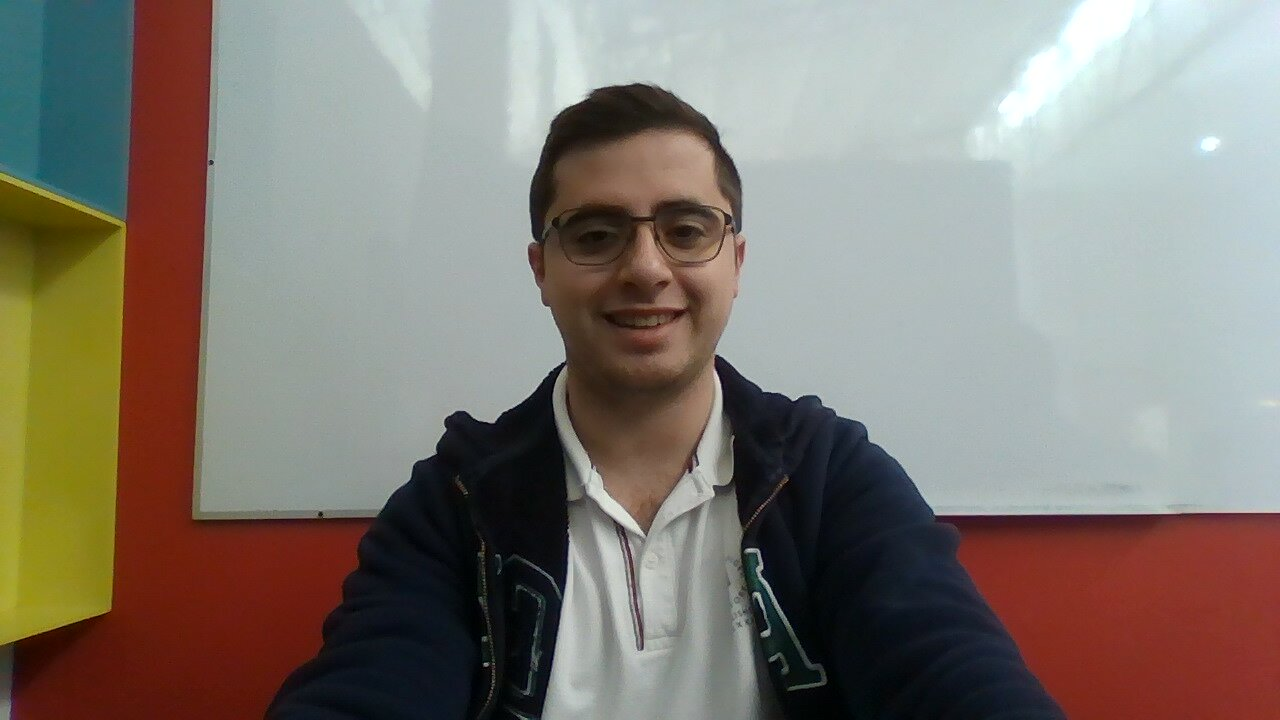
#> input picture JP.jpg, 1280 x 720 px
$ python img_t_gcode2.py --input ../JP.jpg --output out.png
#> lines starting #> are read from the running program, lines starting #| are printed output that depends on the picture
#> in main, image is the input picture: shape (720, 1280, 3); mean R, G, B 130.6, 124.1, 115.9
import numpy as np
from scipy import ndimage
import imageio
from PIL import Image, ImageFilter
import argparse
#import imageio.v2 as imageio

# Definición de constantes directamente en el código
circumferences = [
    # r=0
    [(0,0)],
    # r=1
    [(1,0),(0,1),(-1,0),(0,-1)],
    # r=2
    [(2,0),(2,1),(1,2),(0,2),(-1,2),(-2,1),(-2,0),(-2,-1),(-1,-2),(0,-2),(1,-2),(2,-1)],
    # r=3
    [(3,0),(3,1),(2,2),(1,3),(0,3),(-1,3),(-2,2),(-3,1),(-3,0),(-3,-1),(-2,-2),(-1,-3),(0,-3),(1,-3),(2,-2),(3,-1)],
    # r=4
    [(4,0),(4,1),(4,2),(3,3),(2,4),(1,4),(0,4),(-1,4),(-2,4),(-3,3),(-4,2),(-4,1),(-4,0),(-4,-1),(-4,-2),(-3,-3),(-2,-4),(-1,-4),(0,-4),(1,-4),(2,-4),(3,-3),(4,-2),(4,-1)],
    # r=5
    [(5,0),(5,1),(5,2),(4,3),(3,4),(2,5),(1,5),(0,5),(-1,5),(-2,5),(-3,4),(-4,3),(-5,2),(-5,1),(-5,0),(-5,-1),(-5,-2),(-4,-3),(-3,-4),(-2,-5),(-1,-5),(0,-5),(1,-5),(2,-5),(3,-4),(4,-3),(5,-2),(5,-1)],
    # r=6
    [(6,0),(6,1),(6,2),(5,3),(5,4),(4,5),(3,5),(2,6),(1,6),(0,6),(-1,6),(-2,6),(-3,5),(-4,5),(-5,4),(-5,3),(-6,2),(-6,1),(-6,0),(-6,-1),(-6,-2),(-5,-3),(-5,-4),(-4,-5),(-3,-5),(-2,-6),(-1,-6),(0,-6),(1,-6),(2,-6),(3,-5),(4,-5),(5,-4),(5,-3),(6,-2),(6,-1)],
    # r=7
    [(7,0),(7,1),(7,2),(6,3),(6,4),(5,5),(4,6),(3,6),(2,7),(1,7),(0,7),(-1,7),(-2,7),(-3,6),(-4,6),(-5,5),(-6,4),(-6,3),(-7,2),(-7,1),(-7,0),(-7,-1),(-7,-2),(-6,-3),(-6,-4),(-5,-5),(-4,-6),(-3,-6),(-2,-7),(-1,-7),(0,-7),(1,-7),(2,-7),(3,-6),(4,-6),(5,-5),(6,-4),(6,-3),(7,-2),(7,-1)],
    # r=8
    [(8,0),(8,1),(8,2),(7,3),(7,4),(6,5),(5,6),(4,7),(3,7),(2,8),(1,8),(0,8),(-1,8),(-2,8),(-3,7),(-4,7),(-5,6),(-6,5),(-7,4),(-7,3),(-8,2),(-8,1),(-8,0),(-8,-1),(-8,-2),(-7,-3),(-7,-4),(-6,-5),(-5,-6),(-4,-7),(-3,-7),(-2,-8),(-1,-8),(0,-8),(1,-8),(2,-8),(3,-7),(4,-7),(5,-6),(6,-5),(7,-4),(7,-3),(8,-2),(8,-1)],
    # r=9
    [(9,0),(9,1),(9,2),(9,3),(8,4),(8,5),(7,6),(6,7),(5,8),(4,8),(3,9),(2,9),(1,9),(0,9),(-1,9),(-2,9),(-3,9),(-4,8),(-5,8),(-6,7),(-7,6),(-8,5),(-8,4),(-9,3),(-9,2),(-9,1),(-9,0),(-9,-1),(-9,-2),(-9,-3),(-8,-4),(-8,-5),(-7,-6),(-6,-7),(-5,-8),(-4,-8),(-3,-9),(-2,-9),(-1,-9),(0,-9),(1,-9),(2,-9),(3,-9),(4,-8),(5,-8),(6,-7),(7,-6),(8,-5),(8,-4),(9,-3),(9,-2),(9,-1)],
    # r=10
    [(10,0),(10,1),(10,2),(10,3),(9,4),(9,5),(8,6),(7,7),(6,8),(5,9),(4,9),(3,10),(2,10),(1,10),(0,10),(-1,10),(-2,10),(-3,10),(-4,9),(-5,9),(-6,8),(-7,7),(-8,6),(-9,5),(-9,4),(-10,3),(-10,2),(-10,1),(-10,0),(-10,-1),(-10,-2),(-10,-3),(-9,-4),(-9,-5),(-8,-6),(-7,-7),(-6,-8),(-5,-9),(-4,-9),(-3,-10),(-2,-10),(-1,-10),(0,-10),(1,-10),(2,-10),(3,-10),(4,-9),(5,-9),(6,-8),(7,-7),(8,-6),(9,-5),(9,-4),(10,-3),(10,-2),(10,-1)]
]


class CircularRange:
    def __init__(self, begin, end, value):
        self.begin, self.end, self.value = begin, end, value

    def __repr__(self):
        return f"[{self.begin},{self.end})->{self.value}"

    def halfway(self):
        return int((self.begin + self.end) / 2)

class Graph:
    class Node:
        def __init__(self, point, index):
            # Intercambiamos para que x corresponda a la columna y y a la fila
            self.x, self.y = -point[1], -point[0]
            self.index = index
            self.connections = {}

        def __repr__(self):
            return f"({self.x},{self.y})"

        def _addConnection(self, to):
            self.connections[to] = False # i.e. not already used in gcode generation

        def toDotFormat(self):
            return (f"{self.index} [pos=\"{self.x},{self.y}!\", label=\"{self.index}\\n{self.x},{self.y}\"]\n" +
                "".join(f"{self.index}--{conn}\n" for conn in self.connections if self.index < conn))


    def __init__(self):
        self.nodes = []

    def __getitem__(self, index):
        return self.nodes[index]

    def __repr__(self):
        return repr(self.nodes)


    def addNode(self, point):
        index = len(self.nodes)
        self.nodes.append(Graph.Node(point, index))
        return index

    def addConnection(self, a, b):
        self.nodes[a]._addConnection(b)
        self.nodes[b]._addConnection(a)

    def distance(self, a, b):
        return np.hypot(self[a].x-self[b].x, self[a].y-self[b].y)

    def areConnectedWithin(self, a, b, maxDistance):
        if maxDistance < 0:
            return False
        elif a == b:
            return True
        else:
            for conn in self[a].connections:
                if self.areConnectedWithin(conn, b, maxDistance - self.distance(conn, b)):
                    return True
            return False

    # [5 lines left out: function saveAsDotFile, not called in this run]

    def find_lines(self):
        """
        Identifica líneas en el grafo (secuencias de nodos que pueden ser representados como líneas rectas)
        Retorna una lista de líneas, donde cada línea es una lista de índices de nodos
        """
        lines = []
        used_nodes = set()

        # Encuentra nodos extremos (con solo una conexión) o intersecciones (con más de 2 conexiones)
        endpoints = []
        for i, node in enumerate(self.nodes):
            if len(node.connections) == 1 or len(node.connections) > 2:
                endpoints.append(i)

        # Si no hay puntos extremos, busca cualquier nodo para formar un ciclo
        if not endpoints and self.nodes:
            endpoints = [0]  # Comienza con el primer nodo

        # Procesa cada punto extremo
        for start_node in endpoints:
            if start_node in used_nodes:
                continue

            # Inicializa una nueva línea desde este punto extremo
            line = [start_node]
            used_nodes.add(start_node)

            # Sigue la línea mientras sea posible
            current = start_node
            while True:
                # Encuentra el siguiente nodo no utilizado conectado al actual
                next_nodes = [n for n in self.nodes[current].connections if n not in used_nodes]

                # Si no hay más nodos o tenemos una intersección, terminamos esta línea
                if not next_nodes:
                    break

                # Continuamos con el siguiente nodo
                next_node = next_nodes[0]
                line.append(next_node)
                used_nodes.add(next_node)
                current = next_node

                # Si llegamos a un punto extremo o una intersección, terminamos esta línea
                if len(self.nodes[current].connections) != 2:
                    break

            # Si encontramos una línea válida (más de un nodo), la guardamos
            if len(line) > 1:
                lines.append(line)

        # Procesa los segmentos restantes (ciclos)
        remaining = [i for i in range(len(self.nodes)) if i not in used_nodes]
        while remaining:
            start_node = remaining[0]
            line = [start_node]
            used_nodes.add(start_node)
            remaining.remove(start_node)

            current = start_node
            first_iter = True

            while True:
                # Encuentra el siguiente nodo no utilizado o completa el ciclo
                next_candidates = list(self.nodes[current].connections.keys())
                next_nodes = [n for n in next_candidates if n not in used_nodes]

                # Si podemos cerrar el ciclo y no es el primer paso, cerramos el ciclo
                if first_iter:
                    first_iter = False
                elif start_node in next_candidates and len(line) > 2:
                    line.append(start_node)  # Cierra el ciclo
                    break

                # Si no hay más nodos, terminamos esta línea
                if not next_nodes:
                    break

                # Continuamos con el siguiente nodo
                next_node = next_nodes[0]
                line.append(next_node)
                used_nodes.add(next_node)
                if next_node in remaining:
                    remaining.remove(next_node)
                current = next_node

            # Si encontramos una línea válida, la guardamos
            if len(line) > 1:
                lines.append(line)

        return lines

    def optimize_line(self, line, epsilon=0.5):
        """
        Optimiza una línea reduciendo el número de puntos pero manteniendo la forma general
        Utiliza el algoritmo de Douglas-Peucker para simplificar la línea
        """
        if len(line) <= 2:  # Una línea con 2 o menos puntos no puede simplificarse más
            return line

        # Implementación del algoritmo de Douglas-Peucker
        def distance_point_to_line(point, line_start, line_end):
            if line_start == line_end:  # Si los puntos de la línea son iguales
                return np.hypot(self[point].x - self[line_start].x, self[point].y - self[line_start].y)

            # Cálculo de la distancia perpendicular de un punto a una línea
            x1, y1 = self[line_start].x, self[line_start].y
            x2, y2 = self[line_end].x, self[line_end].y
            x0, y0 = self[point].x, self[point].y

            # Longitud de la línea al cuadrado
            line_length_squared = (x2 - x1)**2 + (y2 - y1)**2

            # Si la línea es un punto, calculamos la distancia al punto
            if line_length_squared == 0:
                return np.hypot(x0 - x1, y0 - y1)

            # Proyección del punto en la línea parametrizada
            t = max(0, min(1, ((x0 - x1) * (x2 - x1) + (y0 - y1) * (y2 - y1)) / line_length_squared))

            # Punto más cercano en la línea
            projection_x = x1 + t * (x2 - x1)
            projection_y = y1 + t * (y2 - y1)

            # Distancia perpendicular
            return np.hypot(x0 - projection_x, y0 - projection_y)

        def douglas_peucker(points, epsilon):
            # Encuentra el punto más lejano de la línea formada por el primer y último punto
            dmax = 0
            index = 0
            start, end = points[0], points[-1]

            for i in range(1, len(points) - 1):
                d = distance_point_to_line(points[i], start, end)
                if d > dmax:
                    index = i
                    dmax = d

            # Si el punto más lejano está a una distancia mayor que epsilon, recursivamente simplifica
            if dmax > epsilon:
                # Recursivamente simplifica las dos partes
                rec_results1 = douglas_peucker(points[:index + 1], epsilon)
                rec_results2 = douglas_peucker(points[index:], epsilon)

                # Combina los resultados
                return rec_results1[:-1] + rec_results2
            else:
                # Todos los puntos están suficientemente cerca de la línea, solo mantén los extremos
                return [points[0], points[-1]]

        # Aplica el algoritmo con un épsilon adecuado
        return douglas_peucker(line, epsilon)

    def optimize_line_order(self, lines):
        """
        Ordena las líneas para minimizar la distancia de movimiento sin dibujar
        """
        if not lines:
            return []

        # Copia para no modificar el original
        remaining_lines = lines.copy()
        ordered_lines = []

        # Comienza con la primera línea
        current_line = remaining_lines.pop(0)
        ordered_lines.append(current_line)
        current_end = current_line[-1]

        # Mientras haya líneas restantes
        while remaining_lines:
            best_line = None
            best_distance = float('inf')
            best_index = 0
            reverse_best = False

            # Encuentra la línea más cercana
            for i, line in enumerate(remaining_lines):
                # Distancia al inicio de la línea
                start_distance = self.distance(current_end, line[0])
                # Distancia al final de la línea
                end_distance = self.distance(current_end, line[-1])

                # Elige la menor distancia
                if start_distance < best_distance:
                    best_distance = start_distance
                    best_line = line
                    best_index = i
                    reverse_best = False

                if end_distance < best_distance:
                    best_distance = end_distance
                    best_line = line
                    best_index = i
                    reverse_best = True

            # Agrega la mejor línea, posiblemente invertida
            if reverse_best:
                ordered_lines.append(list(reversed(best_line)))
                current_end = best_line[0]
            else:
                ordered_lines.append(best_line)
                current_end = best_line[-1]

            # Elimina la línea utilizada
            remaining_lines.pop(best_index)

        return ordered_lines

    def saveAsGcodeFile(self, f, scale=1.0, simplify_factor=0.5):
        """
        Genera un archivo G-code optimizado utilizando líneas en lugar de puntos individuales
        Con coordenadas positivas X e Y
        """
        # Calcula los límites del dibujo para hacer offset si es necesario
        min_x = min(node.x for node in self.nodes) if self.nodes else 0
        min_y = min(node.y for node in self.nodes) if self.nodes else 0

        # Offset para asegurar coordenadas positivas
        x_offset = abs(min_x) if min_x < 0 else 0
        y_offset = abs(min_y) if min_y < 0 else 0

        # Identificar y optimizar las líneas
        lines = self.find_lines()
        optimized_lines = [self.optimize_line(line, simplify_factor) for line in lines]
        ordered_lines = self.optimize_line_order(optimized_lines)

        # Escribe encabezado del G-code
        f.write("; G-code generado con optimización de líneas\n")
        f.write("; Total de líneas: {}\n".format(len(ordered_lines)))
        f.write("G21 ; Unidades en mm\n")
        f.write("G90 ; Coordenadas absolutas\n")
        f.write("G92 X0 Y0 ; Establecer posición actual como origen\n\n")

        # Escribe el G-code para cada línea
        last_point = None
        for line_idx, line in enumerate(ordered_lines):
            if not line:
                continue

            # Comentario para identificar la línea
            f.write(f"; Línea {line_idx+1} de {len(ordered_lines)}\n")

            # Primer punto de la línea - movimiento rápido si es necesario
            first_node = line[0]
            if last_point is None or last_point != first_node:
                f.write(f"G0 X{scale * (self[first_node].x + x_offset):.2f} Y{scale * (self[first_node].y + y_offset):.2f}\n")

            # Dibuja la línea pasando por todos los puntos optimizados
            for node_idx in line[1:]:
                f.write(f"G1 X{scale * (self[node_idx].x + x_offset):.2f} Y{scale * (self[node_idx].y + y_offset):.2f}\n")

            # Actualiza el último punto
            last_point = line[-1]

        # Finaliza el G-code
        f.write("\n; Fin del G-code\n")
        f.write("G0 X0 Y0 ; Retorno al origen\n")


class EdgesToGcode:
    def __init__(self, edges):
        self.edges = edges
        self.ownerNode = np.full(np.shape(edges), -1, dtype=int)
        self.xSize, self.ySize = np.shape(edges)
        self.graph = Graph()

    def getCircularArray(self, center, r, smallerArray = None):
        circumferenceSize = len(circumferences[r])
        circularArray = np.zeros(circumferenceSize, dtype=bool)

        if smallerArray is None:
            smallerArray = np.ones(1, dtype=bool)
        smallerSize = np.shape(smallerArray)[0]
        smallerToCurrentRatio = smallerSize / circumferenceSize

        for i in range(circumferenceSize):
            x = center[0] + circumferences[r][i][0]
            y = center[1] + circumferences[r][i][1]

            if x not in range(self.xSize) or y not in range(self.ySize):
                circularArray[i] = False # consider pixels outside of the image as not-edges
            else:
                iSmaller = i * smallerToCurrentRatio
                a, b = int(np.floor(iSmaller)), int(np.ceil(iSmaller))

                if smallerArray[a] == False and (b not in range(smallerSize) or smallerArray[b] == False):
                    circularArray[i] = False # do not take into consideration not connected regions (roughly)
                else:
                    circularArray[i] = self.edges[x, y]

        return circularArray

    def toCircularRanges(self, circularArray):
        ranges = []
        circumferenceSize = np.shape(circularArray)[0]

        lastValue, lastValueIndex = circularArray[0], 0
        for i in range(1, circumferenceSize):
            if circularArray[i] != lastValue:
                ranges.append(CircularRange(lastValueIndex, i, lastValue))
                lastValue, lastValueIndex = circularArray[i], i

        ranges.append(CircularRange(lastValueIndex, circumferenceSize, lastValue))
        if len(ranges) > 1 and ranges[-1].value == ranges[0].value:
            ranges[0].begin = ranges[-1].begin - circumferenceSize
            ranges.pop() # the last range is now contained in the first one
        return ranges

    def getNextPoints(self, point):
        """
        Returns the radius of the circle used to identify the points and
        the points toward which propagate, in a tuple `(radius, [point0, point1, ...])`
        """

        bestRadius = 0
        circularArray = self.getCircularArray(point, 0)
        allRanges = [self.toCircularRanges(circularArray)]
        for radius in range(1, len(circumferences)):
            circularArray = self.getCircularArray(point, radius, circularArray)
            allRanges.append(self.toCircularRanges(circularArray))
            if len(allRanges[radius]) > len(allRanges[bestRadius]):
                bestRadius = radius
            if len(allRanges[bestRadius]) >= 4 and len(allRanges[-2]) >= len(allRanges[-1]):
                # two consecutive circular arrays with the same or decreasing number>=4 of ranges
                break
            elif len(allRanges[radius]) == 2 and radius > 1:
                edge = 0 if allRanges[radius][0].value == True else 1
                if allRanges[radius][edge].end-allRanges[radius][edge].begin < len(circumferences[radius]) / 4:
                    # only two ranges but the edge range is small (1/4 of the circumference)
                    if bestRadius == 1:
                        bestRadius = 2
                    break
            elif len(allRanges[radius]) == 1 and allRanges[radius][0].value == False:
                # this is a point-shaped edge not sorrounded by any edges
                break

        if bestRadius == 0:
            return 0, []

        circularRanges = allRanges[bestRadius]
        points = []
        for circularRange in circularRanges:
            if circularRange.value == True:
                circumferenceIndex = circularRange.halfway()
                x = point[0] + circumferences[bestRadius][circumferenceIndex][0]
                y = point[1] + circumferences[bestRadius][circumferenceIndex][1]

                if x in range(self.xSize) and y in range(self.ySize) and self.ownerNode[x, y] == -1:
                    points.append((x,y))

        return bestRadius, points

    def propagate(self, point, currentNodeIndex):
        radius, nextPoints = self.getNextPoints(point)

        # depth first search to set the owner of all reachable connected pixels
        # without an owner and find connected nodes
        allConnectedNodes = set()
        def setSeenDFS(x, y):
            if (x in range(self.xSize) and y in range(self.ySize)
                    and np.hypot(x-point[0], y-point[1]) <= radius + 0.5
                    and self.edges[x, y] == True and self.ownerNode[x, y] != currentNodeIndex):
                if self.ownerNode[x, y] != -1:
                    allConnectedNodes.add(self.ownerNode[x, y])
                self.ownerNode[x, y] = currentNodeIndex # index of just added node
                setSeenDFS(x+1, y)
                setSeenDFS(x-1, y)
                setSeenDFS(x, y+1)
                setSeenDFS(x, y-1)

        self.ownerNode[point] = -1 # reset to allow DFS to start
        setSeenDFS(*point)
        for nodeIndex in allConnectedNodes:
            if not self.graph.areConnectedWithin(currentNodeIndex, nodeIndex, 11):
                self.graph.addConnection(currentNodeIndex, nodeIndex)

        validNextPoints = []
        for nextPoint in nextPoints:
            if self.ownerNode[nextPoint] == currentNodeIndex:
                # only if this point belongs to the current node after the DFS,
                # which means it is reachable and connected
                validNextPoints.append(nextPoint)

        for nextPoint in validNextPoints:
            nodeIndex = self.graph.addNode(nextPoint)
            self.graph.addConnection(currentNodeIndex, nodeIndex)
            self.propagate(nextPoint, nodeIndex)
            self.ownerNode[point] = currentNodeIndex

    def addNodeAndPropagate(self, point):
        nodeIndex = self.graph.addNode(point)
        self.propagate(point, nodeIndex)

    def buildGraph(self):
        for point in np.ndindex(np.shape(self.edges)):
            if self.edges[point] == True and self.ownerNode[point] == -1:
                radius, nextPoints = self.getNextPoints(point)
                if radius == 0:
                    self.addNodeAndPropagate(point)
                else:
                    for nextPoint in nextPoints:
                        if self.ownerNode[nextPoint] == -1:
                            self.addNodeAndPropagate(nextPoint)

        return self.graph


def sobel(image):
    image = np.array(image, dtype=float)
    image /= 255.0
    Gx = ndimage.sobel(image, axis=0)
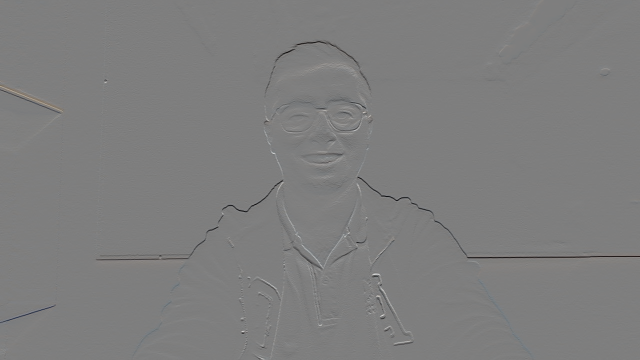
#> Gx: shape (720, 1280, 3) float64 (shown at 1/2 size); mean R, G, B -0.02, -0.0233, -0.0251; drawn with min black and max white
    Gy = ndimage.sobel(image, axis=1)
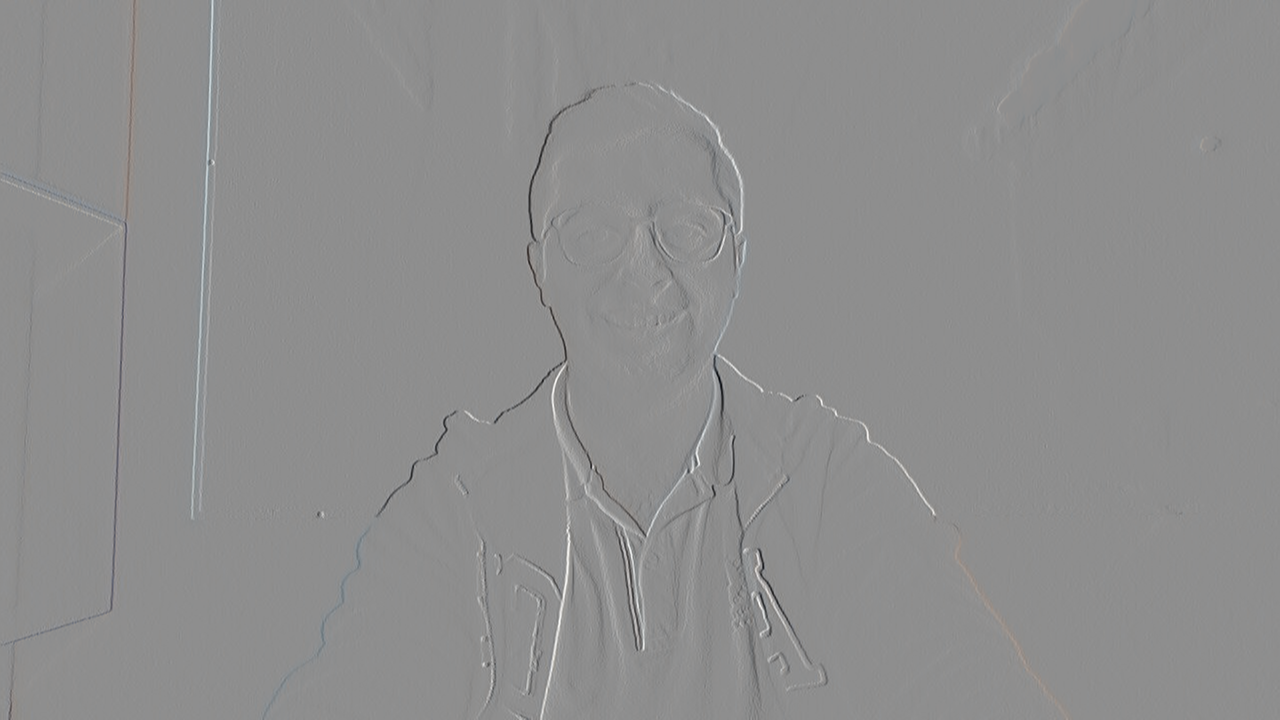
#> Gy: shape (720, 1280, 3) float64; mean R, G, B 0.00576, 0.00618, 0.00873; drawn with min black and max white
    res = np.hypot(Gx, Gy)
    res /= np.max(res)
#> (the rest of the program and of its run is left out)
